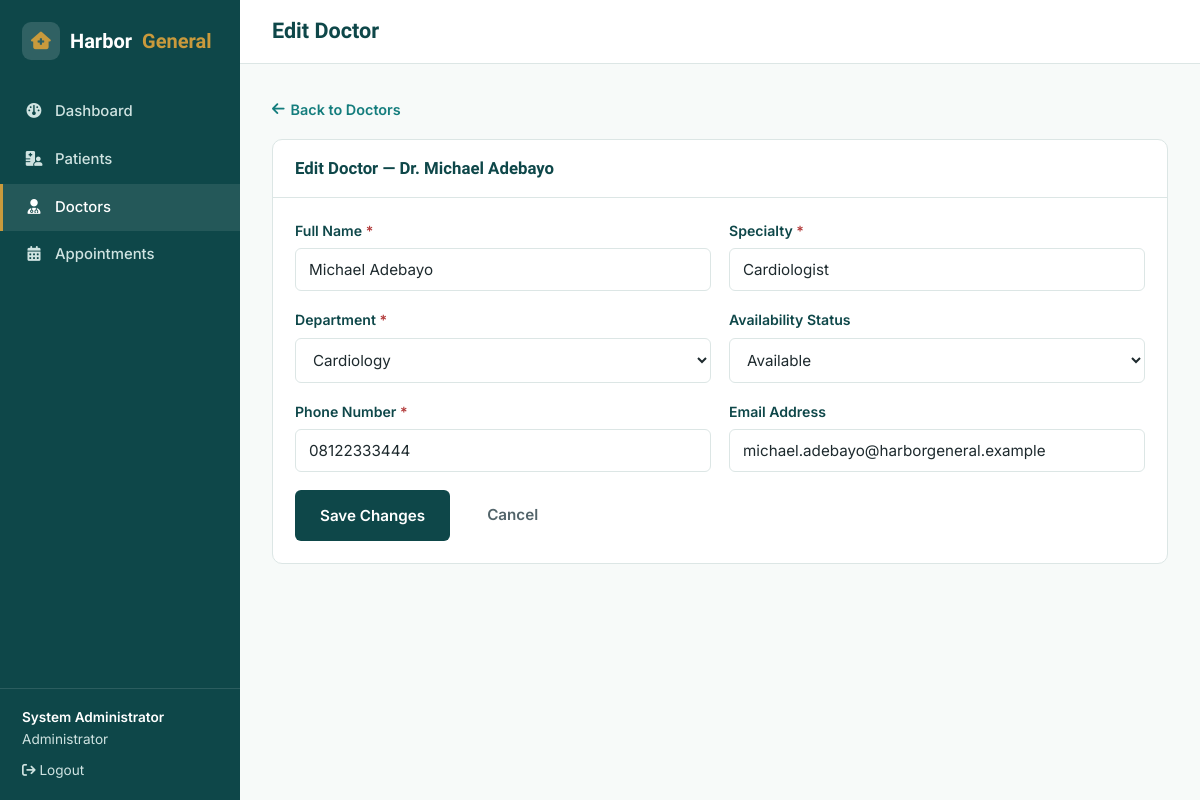
Screenshot of /doctor_edit.php?id=2 (signed in) with the database file from the repository.
### tables this page shows
CREATE TABLE doctors (
    id INT AUTO_INCREMENT PRIMARY KEY,
    full_name VARCHAR(100) NOT NULL,
    specialty VARCHAR(100) NOT NULL,
    department VARCHAR(100) NOT NULL,
    phone VARCHAR(30) NOT NULL,
    email VARCHAR(100) NULL,
    status ENUM('Available','Unavailable') NOT NULL DEFAULT 'Available',
    created_at TIMESTAMP DEFAULT CURRENT_TIMESTAMP
);

### doctor_edit.php (the view, shortened to what this page needs)
<?php
require_once 'includes/db.php';
$id = (int) ($_GET['id'] ?? 0);
$stmt = $pdo->prepare("SELECT * FROM doctors WHERE id = ?");
$stmt->execute([$id]);
$doctor = $stmt->fetch();
$departments = ['General Medicine', 'Emergency Care', 'Pediatrics', 'Cardiology', 'Laboratory Services', 'Pharmacy', 'Outpatient Services', 'Orthopedics'];
$errors = [];
$old = $doctor;
require_once 'includes/app_header.php';
?>
<a href="doctors_manage.php" class="back-link"><i class="fa-solid fa-arrow-left"></i> Back to Doctors</a>
<div class="panel">
  <div class="panel-head"><h2>Edit Doctor — Dr. <?= htmlspecialchars($doctor['full_name']) ?></h2></div>
  <div class="panel-body">
    <form method="POST" action="doctor_edit.php?id=<?= $id ?>" novalidate>
      <div class="form-row">
        <div class="form-group">
          <label class="required" for="full_name">Full Name</label>
          <input type="text" id="full_name" name="full_name" class="<?= isset($errors['full_name']) ? 'invalid' : '' ?>" value="<?= htmlspecialchars($old['full_name']) ?>">
        </div>
        <div class="form-group">
          <label class="required" for="specialty">Specialty</label>
          <input type="text" id="specialty" name="specialty" class="<?= isset($errors['specialty']) ? 'invalid' : '' ?>" value="<?= htmlspecialchars($old['specialty']) ?>">
        </div>
      </div>
      <div class="form-row">
        <div class="form-group">
          <label class="required" for="department">Department</label>
          <select id="department" name="department">
            <?php foreach ($departments as $d): ?>
              <option value="<?= $d ?>" <?= $old['department'] === $d ? 'selected' : '' ?>><?= $d ?></option>
            <?php endforeach; ?>
          </select>
        </div>
        <div class="form-group">
          <label for="status">Availability Status</label>
          <select id="status" name="status">
            <option value="Available" <?= $old['status'] === 'Available' ? 'selected' : '' ?>>Available</option>
          </select>
        </div>
      </div>
      <div class="form-row">
        <div class="form-group">
          <label class="required" for="phone">Phone Number</label>
          <input type="tel" id="phone" name="phone" class="<?= isset($errors['phone']) ? 'invalid' : '' ?>" value="<?= htmlspecialchars($old['phone']) ?>">
        </div>
        <div class="form-group">
          <label for="email">Email Address</label>
          <input type="email" id="email" name="email" class="<?= isset($errors['email']) ? 'invalid' : '' ?>" value="<?= htmlspecialchars($old['email'] ?? '') ?>">
        </div>
      </div>
      <div style="display:flex;gap:12px;">
        <button type="submit" class="btn btn-primary">Save Changes</button>
        <a href="doctors_manage.php" class="btn" style="color:var(--hg-ink-soft);">Cancel</a>
      </div>
    </form>
  </div>
</div>
<?php require_once 'includes/app_footer.php'; ?>

### css/style.css (style rules this page uses)
:root { --hg-primary-dark: #0E4749; --hg-primary: #147D7D; --hg-primary-light: #EAF5F3; --hg-accent: #C99A3C; --hg-accent-dark: #A87D2A; --hg-ink: #1E2A2E; --hg-ink-soft: #52646A; --hg-border: #DCE6E5; --hg-white: #FFFFFF; --hg-bg: #F7FAF9; --hg-success: #1E8A5F; --hg-success-bg: #E5F5EC; --hg-warning: #B4791C; --hg-warning-bg: #FBF0DD; --hg-danger: #B23A3A; --hg-danger-bg: #FBE9E9; --hg-info: #2A6F9E; --hg-info-bg: #E7F1F8; --hg-radius-sm: 6px; --hg-radius-md: 10px; --hg-radius-lg: 16px; --hg-shadow: 0 2px 10px rgba(14, 71, 73, 0.08); --hg-shadow-md: 0 8px 24px rgba(14, 71, 73, 0.12); --hg-font-heading: 'Sora', sans-serif; --hg-font-body: 'Inter', sans-serif; }
* { box-sizing: border-box; }
html { scroll-behavior: smooth; }
body { margin: 0; font-family: var(--hg-font-body); color: var(--hg-ink); background: var(--hg-bg); line-height: 1.6; -webkit-font-smoothing: antialiased; }
h1, h2, h3, h4, h5 { font-family: var(--hg-font-heading); color: var(--hg-primary-dark); line-height: 1.25; margin: 0 0 0.5em; }
a { color: var(--hg-primary); text-decoration: none; }
.btn { display: inline-flex; align-items: center; gap: 8px; font-family: var(--hg-font-body); font-weight: 600; font-size: 0.95rem; padding: 12px 24px; border-radius: var(--hg-radius-sm); border: 1.5px solid transparent; cursor: pointer; transition: transform 0.15s ease, box-shadow 0.15s ease, background 0.15s ease; }
.btn-primary { background: var(--hg-primary-dark); color: var(--hg-white); }
.form-group { margin-bottom: 18px; }
label { display: block; font-size: 0.88rem; font-weight: 600; color: var(--hg-primary-dark); margin-bottom: 6px; }
input[type="text"], input[type="email"], input[type="password"], input[type="date"], input[type="time"], input[type="tel"], input[type="number"], select, textarea { width: 100%; padding: 11px 13px; font-family: var(--hg-font-body); font-size: 0.95rem; color: var(--hg-ink); border: 1.5px solid var(--hg-border); border-radius: var(--hg-radius-sm); background: var(--hg-white); transition: border-color 0.15s ease; }
.form-row { display: grid; grid-template-columns: 1fr 1fr; gap: 18px; }
.required::after { content: ' *'; color: var(--hg-danger); }
.panel { background: var(--hg-white); border: 1px solid var(--hg-border); border-radius: var(--hg-radius-md); margin-bottom: 24px; }
.panel-head { display: flex; align-items: center; justify-content: space-between; padding: 18px 22px; border-bottom: 1px solid var(--hg-border); gap: 12px; flex-wrap: wrap; }
.panel-head h2 { font-size: 1.05rem; margin: 0; }
.panel-body { padding: 22px; }
.back-link { display: inline-flex; align-items: center; gap: 6px; font-size: 0.9rem; margin-bottom: 18px; font-weight: 600; }

### rows the page displays
doctors: full_name "Michael Adebayo", specialty "Cardiologist", department "Cardiology", status "Available", phone "08122333444", email "michael.adebayo@harborgeneral.example"

### other values shown
currentStaffName() "System Administrator"
currentStaffRole() "Administrator"
$pageTitle "Edit Doctor"
